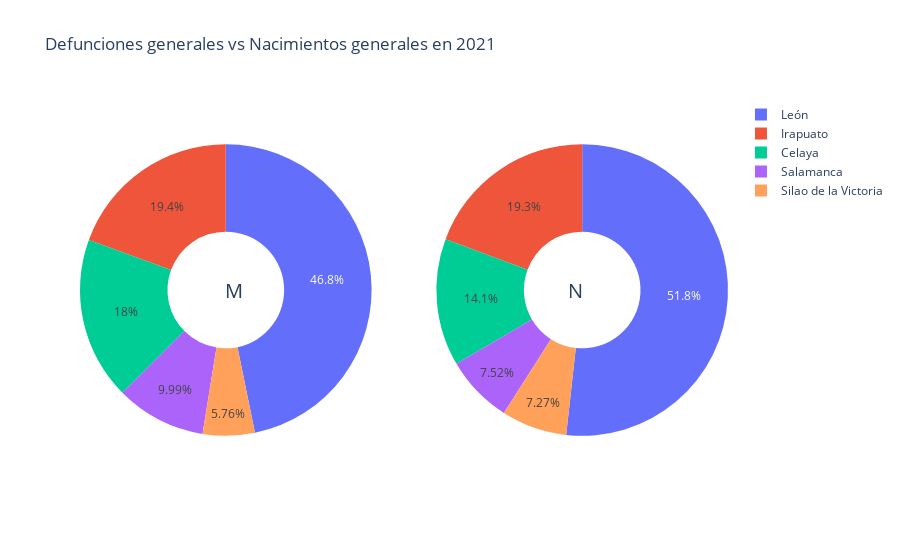

Notebook cell for this chart:
### Code cell
import plotly.graph_objects as go
from plotly.subplots import make_subplots

# Create subplots: use 'domain' type for Pie subplot
fig = make_subplots(rows=1, cols=2, specs=[[{'type':'domain'}, {'type':'domain'}]])
fig.add_trace(go.Pie(labels=mu_mortalidad.desc_municipio, values=mu_mortalidad.valor, name="Defunciones"),
              1, 1)
fig.add_trace(go.Pie(labels=mu_natalidad.desc_municipio, values=mu_natalidad.valor, name="Nacimientos"),
              1, 2)

# Use `hole` to create a donut-like pie chart
fig.update_traces(hole=.4, hoverinfo="label+percent+name+value")

fig.update_layout(
    title_text="Defunciones generales vs Nacimientos generales en 2021",
    # Add annotations in the center of the donut pies.
    annotations=[dict(text='M', x=0.22, y=0.5, font_size=20, showarrow=False),
                 dict(text='N', x=0.78, y=0.5, font_size=20, showarrow=False)])
fig.show()

### Figure 1 — Plotly figure (JSON) as saved in the notebook; plotly's stock layout.template omitted (floating-point values rounded to 4 significant figures)
{"data": [{"domain": {"x": [0, 0.45], "y": [0, 1]}, "hole": 0.4, "hoverinfo": "label+percent+name+value", "labels": ["Celaya", "Irapuato", "León", "Salamanca", "Silao de la Victoria"], "name": "Defunciones", "type": "pie", "values": [5002, 5385, 12977, 2771, 1597]}, {"domain": {"x": [0.55, 1], "y": [0, 1]}, "hole": 0.4, "hoverinfo": "label+percent+name+value", "labels": ["Celaya", "Irapuato", "León", "Salamanca", "Silao de la Victoria"], "name": "Nacimientos", "type": "pie", "values": [8053, 11022, 29509, 4290, 4146]}], "layout": {"annotations": [{"font": {"size": 20}, "showarrow": false, "text": "M", "x": 0.22, "y": 0.5}, {"font": {"size": 20}, "showarrow": false, "text": "N", "x": 0.78, "y": 0.5}], "title": {"text": "Defunciones generales vs Nacimientos generales en 2021"}}}
